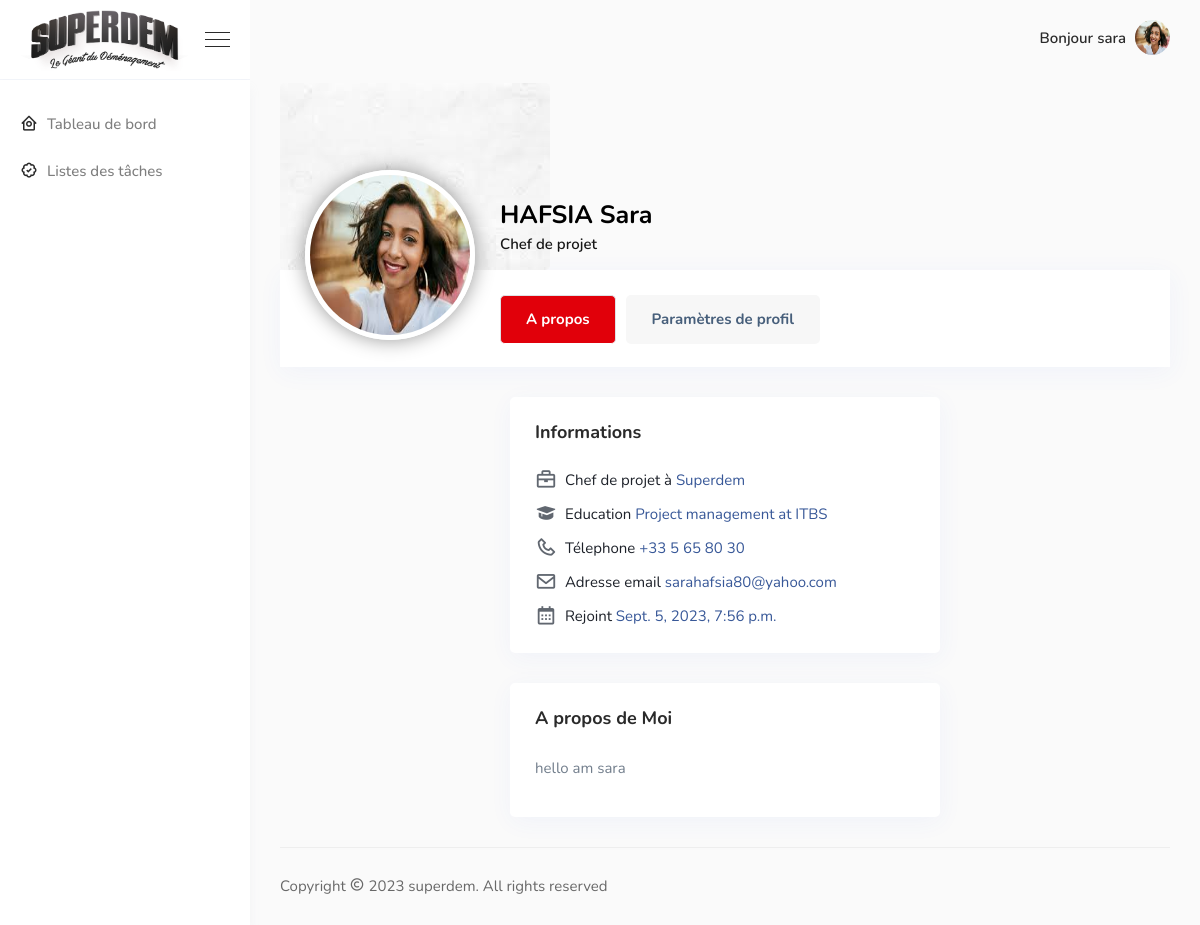
/planTaskk/profile/ (signed in), run on the app's committed database.
### planTaskk/models.py (models this page shows, shortened)
class UserProfile(models.Model):
    user = models.OneToOneField(User, on_delete=models.CASCADE)
    image = models.ImageField(upload_to="users/", default="image/user.jpg")
    biography = models.TextField(blank=True)
    position = models.CharField(max_length=100,blank=True)
    studies = models.CharField(max_length=100, blank=True)
    phone = models.CharField(max_length=15, default="000-000-0000")

### planTaskk/views.py (the view)
# urls.py: path('profile/', views.profile, name='profile'),
@login_required(login_url='login')
def profile (request):
    user_profile = UserProfile.objects.get(user=request.user)
    template = loader.get_template('profile.html')
    context={
        'user_profile':user_profile
    }
    return HttpResponse (template.render(context,request))

### planTaskk/Templates/profile.html (shortened to what this page needs)
<!doctype html>
{% load static %}
<html lang="zxx">
<head>
    <link href="https://cdn.jsdelivr.net/npm/bootstrap@5.3.1/dist/css/bootstrap.min.css" rel="stylesheet"
>
    <link rel="stylesheet" href="{% static 'css/vendors.min.css' %}" />
    <link rel="stylesheet" href="{% static 'css/style14.css' %}" />
    <link rel="stylesheet" href="{% static 'css/responsive.css' %}" />
</head>
<body>
    <div class="sidemenu-area">
        <div class="sidemenu-header">
            <div class="navbar-brand d-flex align-items-center">
                <img src="{% static 'image/logo-superdem.png'%}" alt="image">
           </div>
            <div class="burger-menu d-none d-lg-block">
                <span class="top-bar"></span>
                <span class="middle-bar"></span>
                <span class="bottom-bar"></span>
            </div>
        </div>
        <div class="sidemenu-body">
            <ul class="sidemenu-nav metisMenu h-100" id="sidemenu-nav" data-simplebar>
                <li class="nav-item">
                    <a href="{% url 'dashboard' %}" class=" nav-link" aria-expanded="false">
                        <span class="icon"><i class='bx bx-home-circle'></i></span>
                        <span class="menu-title">Tableau de bord</span>
                    </a>
                </li>
                <li class="nav-item">
                    <a href="{% url 'TaskList' %}" class="nav-link">
                        <span class="icon"><i class='bx bx-badge-check'></i></span>
                        <span class="menu-title">Listes des tâches</span>
                    </a>
                </li>
            </ul>
        </div>
    </div>
    <div class="main-content d-flex flex-column">
        <nav class="navbar top-navbar navbar-expand">
            <div class="collapse navbar-collapse" id="navbarSupportContent">
                <ul class="navbar-nav right-nav align-items-center">
                    <li class="nav-item dropdown profile-nav-item">
                        <a href="#" class="nav-link dropdown-toggle" role="button" data-toggle="dropdown"
                            aria-haspopup="true" aria-expanded="false">
                            <div class="menu-profile">
                                {% if request.user.is_authenticated %}
                                <span class="name">Bonjour {{ request.user.username }}</span>
                                <img src="{{ user_profile.image.url }}" class="rounded-circle" alt="image">
                                {% endif %}
                            </div>
                        </a>
                    </li>
                </ul>
            </div>
        </nav>
        <section class="profile-area">
            <div class="profile-header mb-30">
                <div class="user-profile-images">
                    {% if request.user.is_authenticated %}
                    <div class="profile-image">
                        <img src="{{ user_profile.image.url }}" class="rounded-circle" alt="image">
                    </div>
                    <div class="user-profile-text">
                        <h3 style="color: black;">{{request.user.first_name}} {{request.user.last_name}}</h3>
                        <span class="d-block" style="color: black;">{{ user_profile.position }}</span>
                    </div>
                </div>
                <div class="user-profile-nav">
                    <ul class="nav nav-tabs" role="tablist">
                        <li class="nav-item">
                            <a class="nav-link" id="about-tab" data-toggle="tab" href="#about" role="tab"
                                aria-controls="about" aria-selected="false">A propos</a>
                        </li>
                        <li class="nav-item">
                            <a class="nav-link" id="settings-tab" data-toggle="tab" href="#settings" role="tab"
                                aria-controls="settings" aria-selected="false">Paramètres de profil</a>
                        </li>
                    </ul>
                </div>
            </div>
            <div class="row">
                <div class="col-lg-9">
                    <div class="tab-content">
                        <div class="tab-pane fade" id="about" role="tabpanel" aria-labelledby="about-tab">
                            <div class="row">
                                <div class="col-lg-4">
                                </div>
                                <div class="col-lg-8">
                                    <div class="card user-info-box mb-30">
                                        <div class="card-header d-flex justify-content-between align-items-center">
                                            <h3>Informations</h3>
                                        </div>
                                        <div class="card-body">
                                            <ul class="list-unstyled mb-0">
                                                <li class="d-flex">
                                                    <i class="bx bx-briefcase mr-2"></i>
                                                    <span class="d-inline-block">{{ user_profile.position }} à <a
                                                            href="#" class="d-inline-block">Superdem</a></span>
                                                </li>
                                                <li class="d-flex">
                                                    <i class='bx bxs-graduation mr-2'></i>
                                                    <span class="d-inline-block">Education <a href="#"
                                                            class="d-inline-block">{{ user_profile.studies }}</a></span>
                                                </li>
                                                <li class="d-flex">
                                                    <i class='bx bx-phone mr-2'></i>
                                                    <span class="d-inline-block">Télephone <a href="#"
                                                            class="d-inline-block">{{ user_profile.phone }}</a></span>
                                                </li>
                                                <li class="d-flex">
                                                    <i class='bx bx-envelope mr-2'></i>
                                                    <span class="d-inline-block">Adresse email <a href="#"
                                                            class="d-inline-block">{{request.user.email}}</a></span>
                                                </li>
                                                <li class="d-flex">
                                                    <i class='bx bx-calendar mr-2'></i>
                                                    <span class="d-inline-block">Rejoint <a href="#"
                                                            class="d-inline-block">{{request.user.date_joined}}</a></span>
                                                </li>
                                            </ul>
                                        </div>
                                    </div>
                                    <div class="card user-about-me-box mb-30">
                                        <div class="card-header d-flex justify-content-between align-items-center">
                                            <h3>A propos de Moi</h3>
                                        </div>
                                        <div class="card-body">
                                            <p>{{ user_profile.biography }}</p>
                                        </div>
                                    </div>
                                </div>
                                {% endif %}
                            </div>
                        </div>
                    </div>
                </div>
            </div>
        </section>
        <footer class="footer-area">
            <div class="row align-items-center">
                <div class="col-lg-6 col-sm-6 col-md-6">
                    <p>Copyright <i class='bx bx-copyright'></i> 2023 <a href="#">superdem</a>. All rights reserved</p>
                </div>
            </div>
        </footer>
    </div>
</body>
</html>

### data on the page
UserProfile: image (picture), position "Chef de projet", studies "Project management at ITBS", phone "+33 5 65 80 30", biography "hello am sara"

### other printed values
{{ request.user.username }} "sara"
{{ request.user.first_name }} "HAFSIA"
{{ request.user.last_name }} "Sara"
{{ request.user.email }} "sarahafsia80@yahoo.com"
{{ request.user.date_joined }} "Sept. 5, 2023, 7:56 p.m."
